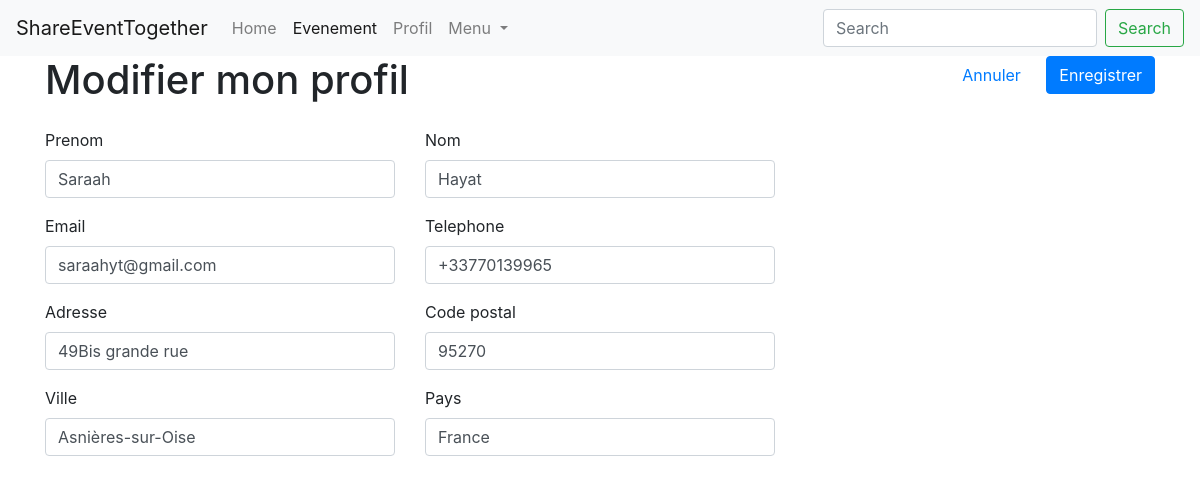
Page /profil/modifier (signed in) on the earlier database version.
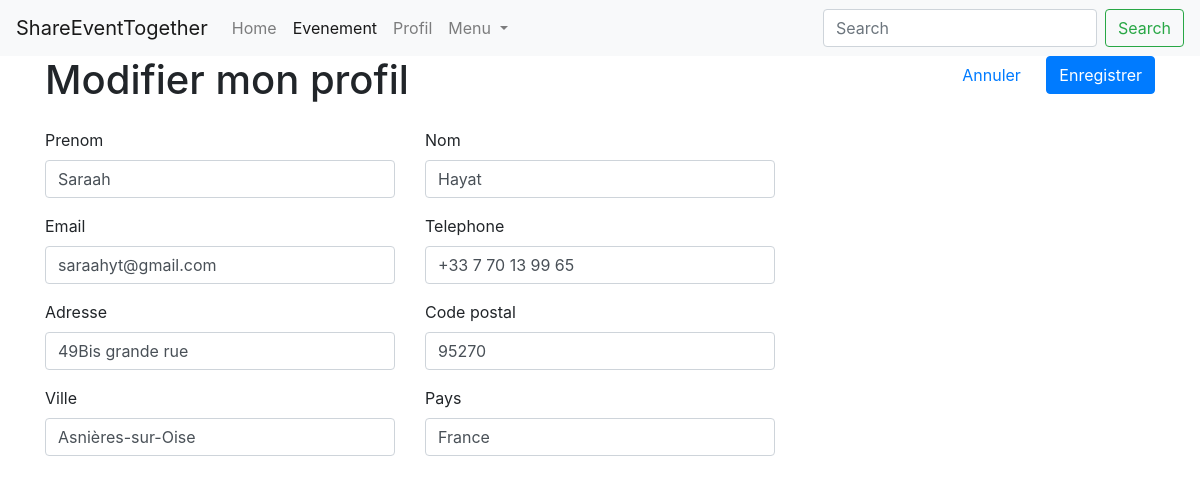
Same page on the later database version.
### persons/models.py (models this page shows, shortened)
class Person(models.Model):
    TYPE_PARTICULIER = 'particulier'
    TYPE_PROFESSIONNEL = 'professionnel'
    TYPE_CHOICES = (
        (TYPE_PARTICULIER, 'particulier'),
        (TYPE_PROFESSIONNEL, 'professionnel')
    )
    user = models.ForeignKey('users.User', on_delete=models.CASCADE)
    first_name = models.CharField('prenom', max_length=100)
    last_name = models.CharField('nom', max_length=100)
    birth_date = models.DateField('date naissance')
    address = models.CharField('adresse', max_length=250)
    zip_code = models.IntegerField('code postal')
    city = models.CharField('ville', max_length=50)
    country = models.CharField('pays', max_length=100)
    phone_number = PhoneNumberField('telephone')
    pseudo = models.CharField('pseudo', max_length=50)
    person_type = models.CharField('type', choices=TYPE_CHOICES, max_length=15)
    created_at = models.DateTimeField('crée à', auto_now=True)
    note = models.IntegerField('karma', null=True, blank=True)
    imageProfil = models.FileField('image', null=True, default='utilisateur-de-profil.svg')

### events/views/persons.py (the view, shortened to what this page needs)
# urls.py: path('profil/modifier', EditProfilView.as_view(), name='profil-edit'),
class EditProfilView(PersonView):
    def get(self, request):
        user = request.user
        person = Person.objects.get(user=user)
        form = ProfilForm(instance=person)
        context = {
            'person': person,
            'form': form,
            'navigation_items': navigation.navigation_items(navigation.NAV_EVENEMENT),
        }
        return render(request, 'persons/profil/profil_edit.html', context)

### events/forms.py (shortened to what this page needs)
class ProfilForm(forms.ModelForm):
    email = forms.EmailField(label='Email', max_length=254)
    class Meta:
        model = Person
        exclude = ['user', 'created_at', 'karma', 'person_type', 'birth_date', 'pseudo', ]
        widgets = {
            'email': forms.EmailInput(attrs={'placeholder': 'Email'}),
            'phone_number': forms.TextInput(attrs={'placeholder': '0612344321'}),
        }
    def __init__(self, instance=None, *args, **kwargs):
        super().__init__(instance=instance, *args, **kwargs)
        if instance:
            self.fields['email'].initial = instance.user.email

### events/navigation.py (called while the page is built)
def navigation_items(selected_item=None):
    items = []
    for name, shortcut in NAV_ITEMS:
        items.append({
            'name': name,
            'url': reverse(shortcut),
            'active': True if selected_item == name else False,
        })
    return items

### events/templates/persons/profil/profil_edit.html (shortened to what this page needs)
{% extends 'persons/base_navbar.html' %}
{% block content %}
{% include 'persons/profil/profil_form.html' %}
{% endblock content %}

### events/templates/persons/profil/profil_form.html (shortened to what this page needs)
{% load bootstrap4 %}
<form method="post">
    <div class="row mb-3">
        <div class="col-md-8">
            <h1>Modifier mon profil</h1>
        </div>
        <div class="col-md-4 text-right">
            <a class="btn btn-link" href="{% url 'profil' %}">Annuler</a>
            <button type="submit" class="btn btn-primary ml-2">Enregistrer</button>
        </div>
    </div>
    <div class="row">
        <div class="col-md-4">
            {% bootstrap_field form.first_name required_css_class='required' %}
        </div>
        <div class="col-md-4">
            {% bootstrap_field form.last_name required_css_class='required' %}
        </div>
    </div>
    <div class="row">
        <div class="col-md-4">
            {% bootstrap_field form.email required_css_class='required' %}
        </div>
        <div class="col-md-4">
            {% bootstrap_field form.phone_number required_css_class='required' %}
        </div>
    </div>
    <div class="row">
        <div class="col-md-4">
            {% bootstrap_field form.address required_css_class='required' %}
        </div>
        <div class="col-md-4">
            {% bootstrap_field form.zip_code required_css_class='required' %}
        </div>
    </div>
    <div class="row">
        <div class="col-md-4">
            {% bootstrap_field form.city required_css_class='required' %}
        </div>
        <div class="col-md-4">
            {% bootstrap_field form.country required_css_class='required' %}
        </div>
    </div>
</form>

Differences in the rows shown:
changed Person "Saraah": phone_number "+33770139965" → "+33 7 70 13 99 65"
